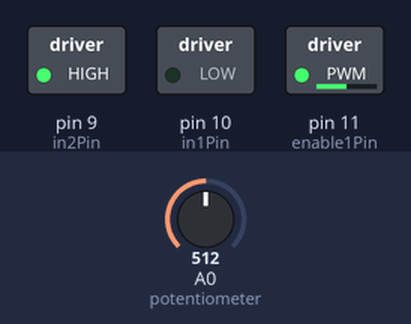
Bench run of a sketch on a simulated Arduino Uno, built with avr-gcc and run on an emulated ATmega328P. Shown: switched loads named in the sketch (green lamp = pin HIGH). The inputs (shaded band) are chosen by the test bench; at power-on: A0 (potentiometer) = 512.

Above: at 1.2 s.
1.3 s: A0 (potentiometer) set to 716
At 2.5 s:
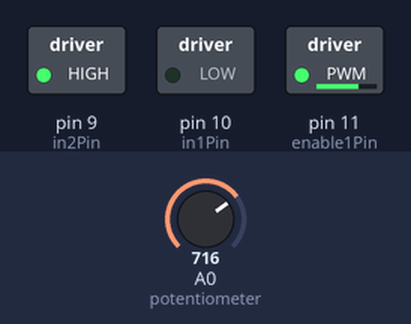
2.8 s: A0 (potentiometer) set to 900
At 3.9 s:
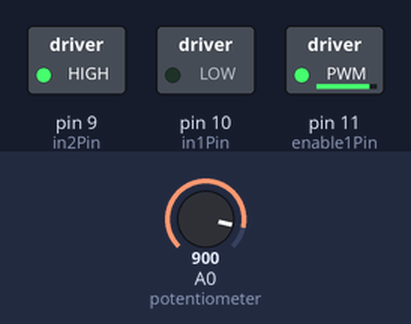
4.3 s: A0 (potentiometer) set to 122
At 5.0 s:
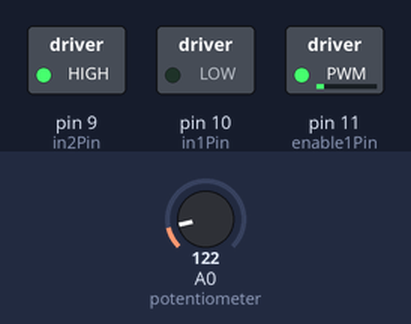
5.8 s: A0 (potentiometer) set to 0
At 6.1 s:
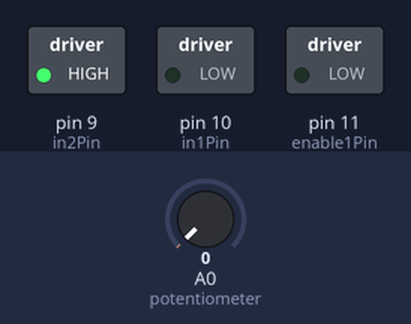
7.3 s: A0 (potentiometer) set to 511
At 8.5 s:
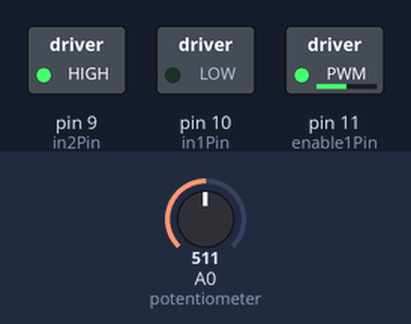
Timing chart, 0 to 9.8 s (numbered marks = the images above; inputs shaded):
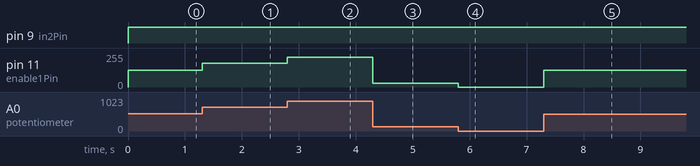

The sketch:

Practica_Motores1.ino
```cpp
int in2Pin = 9;       // Define pins used for L293D
int in1Pin = 10;
int enable1Pin = 11;

int dir = 0;  // Define variables for motor direction and speed
int spd = 0;

void setup()
{
  pinMode(in2Pin, OUTPUT);  //Define pin modes
  pinMode(in1Pin, OUTPUT);
  pinMode(enable1Pin, OUTPUT);
}

void loop() {
  int potInput = analogRead(A0);  // Read potentiometer value
  spd = map(abs(potInput), 0, 1023, 0, 255); // Calculate motor speed, pot travel from midpoint
  driveMotor();
}

void driveMotor()
{
  digitalWrite(in1Pin, LOW);
  digitalWrite(in2Pin, HIGH);
  analogWrite(enable1Pin, spd);
}
```

Measured:
- after the input at 1.3 s, pin 11 (enable1Pin): 127/255 → 178/255 at once
- after the input at 2.8 s, pin 11 (enable1Pin): 178/255 → 224/255 at once
- after the input at 4.3 s, pin 11 (enable1Pin): 224/255 → 30/255 at once
- after the input at 5.8 s, pin 11 (enable1Pin): 30/255 → 0/255 at once
- after the input at 7.3 s, pin 11 (enable1Pin): 0/255 → 127/255 at once
